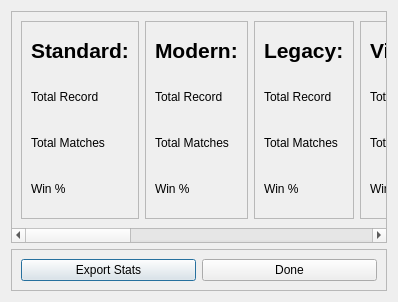
<?xml version="1.0" encoding="UTF-8"?>
<ui version="4.0">
 <class>FormatStats</class>
 <widget class="QDialog" name="FormatStats">
  <property name="geometry">
   <rect>
    <x>0</x>
    <y>0</y>
    <width>398</width>
    <height>302</height>
   </rect>
  </property>
  <property name="windowTitle">
   <string>Qute Format Stats</string>
  </property>
  <layout class="QVBoxLayout" name="verticalLayout">
   <item>
    <widget class="QScrollArea" name="scrollArea">
     <property name="widgetResizable">
      <bool>true</bool>
     </property>
     <widget class="QWidget" name="scrollAreaWidgetContents">
      <property name="geometry">
       <rect>
        <x>0</x>
        <y>0</y>
        <width>1249</width>
        <height>208</height>
       </rect>
      </property>
      <layout class="QHBoxLayout" name="horizontalLayout_5">
       <item>
        <widget class="QFrame" name="standardFrame">
         <property name="frameShape">
          <enum>QFrame::StyledPanel</enum>
         </property>
         <property name="frameShadow">
          <enum>QFrame::Raised</enum>
         </property>
         <layout class="QVBoxLayout" name="verticalLayout_7">
          <item>
           <widget class="QLabel" name="label_3">
            <property name="text">
             <string>&lt;html&gt;&lt;head/&gt;&lt;body&gt;&lt;p&gt;&lt;span style=&quot; font-size:16pt; font-weight:600;&quot;&gt;Standard:&lt;/span&gt;&lt;/p&gt;&lt;/body&gt;&lt;/html&gt;</string>
            </property>
           </widget>
          </item>
          <item>
           <widget class="QLabel" name="standardRecord">
            <property name="text">
             <string>&lt;html&gt;&lt;head/&gt;&lt;body&gt;&lt;p&gt;Total Record&lt;/p&gt;&lt;/body&gt;&lt;/html&gt;</string>
            </property>
           </widget>
          </item>
          <item>
           <widget class="QLabel" name="standardMatches">
            <property name="text">
             <string>Total Matches</string>
            </property>
           </widget>
          </item>
          <item>
           <widget class="QLabel" name="standardWinPercent">
            <property name="text">
             <string>Win %</string>
            </property>
           </widget>
          </item>
         </layout>
        </widget>
       </item>
       <item>
        <widget class="QFrame" name="modernFrame">
         <property name="frameShape">
          <enum>QFrame::StyledPanel</enum>
         </property>
         <property name="frameShadow">
          <enum>QFrame::Raised</enum>
         </property>
         <layout class="QVBoxLayout" name="verticalLayout_8">
          <item>
           <widget class="QLabel" name="label_4">
            <property name="text">
             <string>&lt;html&gt;&lt;head/&gt;&lt;body&gt;&lt;p&gt;&lt;span style=&quot; font-size:16pt; font-weight:600;&quot;&gt;Modern:&lt;/span&gt;&lt;/p&gt;&lt;/body&gt;&lt;/html&gt;</string>
            </property>
           </widget>
          </item>
          <item>
           <widget class="QLabel" name="modernRecord">
            <property name="text">
             <string>Total Record</string>
            </property>
           </widget>
          </item>
          <item>
           <widget class="QLabel" name="modernMatches">
            <property name="text">
             <string>Total Matches</string>
            </property>
           </widget>
          </item>
          <item>
           <widget class="QLabel" name="modernWinPercent">
            <property name="text">
             <string>Win %</string>
            </property>
           </widget>
          </item>
         </layout>
        </widget>
       </item>
       <item>
        <widget class="QFrame" name="legacyFrame">
         <property name="frameShape">
          <enum>QFrame::StyledPanel</enum>
         </property>
         <property name="frameShadow">
          <enum>QFrame::Raised</enum>
         </property>
         <layout class="QVBoxLayout" name="verticalLayout_9">
          <item>
           <widget class="QLabel" name="label_5">
            <property name="text">
             <string>&lt;html&gt;&lt;head/&gt;&lt;body&gt;&lt;p&gt;&lt;span style=&quot; font-size:16pt; font-weight:600;&quot;&gt;Legacy:&lt;/span&gt;&lt;/p&gt;&lt;/body&gt;&lt;/html&gt;</string>
            </property>
           </widget>
          </item>
          <item>
           <widget class="QLabel" name="legacyRecord">
            <property name="text">
             <string>Total Record</string>
            </property>
           </widget>
          </item>
          <item>
           <widget class="QLabel" name="legacyMatches">
            <property name="text">
             <string>Total Matches</string>
            </property>
           </widget>
          </item>
          <item>
           <widget class="QLabel" name="legacyWinPercent">
            <property name="text">
             <string>Win %</string>
            </property>
           </widget>
          </item>
         </layout>
        </widget>
       </item>
       <item>
        <widget class="QFrame" name="vintageFrame">
         <property name="frameShape">
          <enum>QFrame::StyledPanel</enum>
         </property>
         <property name="frameShadow">
          <enum>QFrame::Raised</enum>
         </property>
         <layout class="QVBoxLayout" name="verticalLayout_12">
          <item>
           <widget class="QLabel" name="label_23">
            <property name="text">
             <string>&lt;html&gt;&lt;head/&gt;&lt;body&gt;&lt;p&gt;&lt;span style=&quot; font-size:16pt; font-weight:600;&quot;&gt;Vintage:&lt;/span&gt;&lt;/p&gt;&lt;/body&gt;&lt;/html&gt;</string>
            </property>
           </widget>
          </item>
          <item>
           <widget class="QLabel" name="vintageRecord">
            <property name="text">
             <string>Total Record</string>
            </property>
           </widget>
          </item>
          <item>
           <widget class="QLabel" name="vintageMatches">
            <property name="text">
             <string>Total Matches</string>
            </property>
           </widget>
          </item>
          <item>
           <widget class="QLabel" name="vintageWinPercent">
            <property name="text">
             <string>Win %</string>
            </property>
           </widget>
          </item>
         </layout>
        </widget>
       </item>
       <item>
        <widget class="QFrame" name="draftFrame">
         <property name="frameShape">
          <enum>QFrame::StyledPanel</enum>
         </property>
         <property name="frameShadow">
          <enum>QFrame::Raised</enum>
         </property>
         <layout class="QVBoxLayout" name="verticalLayout_11">
          <item>
           <widget class="QLabel" name="label_7">
            <property name="text">
             <string>&lt;html&gt;&lt;head/&gt;&lt;body&gt;&lt;p&gt;&lt;span style=&quot; font-size:16pt; font-weight:600;&quot;&gt;Draft:&lt;/span&gt;&lt;/p&gt;&lt;/body&gt;&lt;/html&gt;</string>
            </property>
           </widget>
          </item>
          <item>
           <widget class="QLabel" name="draftRecord">
            <property name="text">
             <string>Total Record</string>
            </property>
           </widget>
          </item>
          <item>
           <widget class="QLabel" name="draftMatches">
            <property name="text">
             <string>Total Matches</string>
            </property>
           </widget>
          </item>
          <item>
           <widget class="QLabel" name="draftWinPercent">
            <property name="text">
             <string>Win %</string>
            </property>
           </widget>
          </item>
         </layout>
        </widget>
       </item>
       <item>
        <widget class="QFrame" name="sealedFrame">
         <property name="frameShape">
          <enum>QFrame::StyledPanel</enum>
         </property>
         <property name="frameShadow">
          <enum>QFrame::Raised</enum>
         </property>
         <layout class="QVBoxLayout" name="verticalLayout_10">
          <item>
           <widget class="QLabel" name="label_6">
            <property name="text">
             <string>&lt;html&gt;&lt;head/&gt;&lt;body&gt;&lt;p&gt;&lt;span style=&quot; font-size:16pt; font-weight:600;&quot;&gt;Sealed:&lt;/span&gt;&lt;/p&gt;&lt;/body&gt;&lt;/html&gt;</string>
            </property>
           </widget>
          </item>
          <item>
           <widget class="QLabel" name="sealedRecord">
            <property name="text">
             <string>Total Record</string>
            </property>
           </widget>
          </item>
          <item>
           <widget class="QLabel" name="sealedMatches">
            <property name="text">
             <string>Total Matches</string>
            </property>
           </widget>
          </item>
          <item>
           <widget class="QLabel" name="sealedWinPercent">
            <property name="text">
             <string>Win %</string>
            </property>
           </widget>
          </item>
         </layout>
        </widget>
       </item>
       <item>
        <widget class="QFrame" name="twoHGFrame">
         <property name="frameShape">
          <enum>QFrame::StyledPanel</enum>
         </property>
         <property name="frameShadow">
          <enum>QFrame::Raised</enum>
         </property>
         <layout class="QVBoxLayout" name="verticalLayout_13">
          <item>
           <widget class="QLabel" name="label_27">
            <property name="text">
             <string>&lt;html&gt;&lt;head/&gt;&lt;body&gt;&lt;p&gt;&lt;span style=&quot; font-size:16pt; font-weight:600;&quot;&gt;2 HG Sealed:&lt;/span&gt;&lt;/p&gt;&lt;/body&gt;&lt;/html&gt;</string>
            </property>
           </widget>
          </item>
          <item>
           <widget class="QLabel" name="twoHGRecord">
            <property name="text">
             <string>Total Record</string>
            </property>
           </widget>
          </item>
          <item>
           <widget class="QLabel" name="twoHGMatches">
            <property name="text">
             <string>Total Matches</string>
            </property>
           </widget>
          </item>
          <item>
           <widget class="QLabel" name="twoHGWinPercent">
            <property name="text">
             <string>Win %</string>
            </property>
           </widget>
          </item>
         </layout>
        </widget>
       </item>
       <item>
        <widget class="QFrame" name="casualConFrame">
         <property name="frameShape">
          <enum>QFrame::StyledPanel</enum>
         </property>
         <property name="frameShadow">
          <enum>QFrame::Raised</enum>
         </property>
         <layout class="QVBoxLayout" name="verticalLayout_14">
          <item>
           <widget class="QLabel" name="label_31">
            <property name="text">
             <string>&lt;html&gt;&lt;head/&gt;&lt;body&gt;&lt;p&gt;&lt;span style=&quot; font-size:16pt; font-weight:600;&quot;&gt;Casual - Con:&lt;/span&gt;&lt;/p&gt;&lt;/body&gt;&lt;/html&gt;</string>
            </property>
           </widget>
          </item>
          <item>
           <widget class="QLabel" name="casualConRecord">
            <property name="text">
             <string>Total Record</string>
            </property>
           </widget>
          </item>
          <item>
           <widget class="QLabel" name="casualConMatches">
            <property name="text">
             <string>Total Matches</string>
            </property>
           </widget>
          </item>
          <item>
           <widget class="QLabel" name="casualConWinPercent">
            <property name="text">
             <string>Win %</string>
            </property>
           </widget>
          </item>
         </layout>
        </widget>
       </item>
       <item>
        <widget class="QFrame" name="casualLimFrame">
         <property name="frameShape">
          <enum>QFrame::StyledPanel</enum>
         </property>
         <property name="frameShadow">
          <enum>QFrame::Raised</enum>
         </property>
         <layout class="QVBoxLayout" name="verticalLayout_16">
          <item>
           <widget class="QLabel" name="label_39">
            <property name="text">
             <string>&lt;html&gt;&lt;head/&gt;&lt;body&gt;&lt;p&gt;&lt;span style=&quot; font-size:16pt; font-weight:600;&quot;&gt;Casual - Lim:&lt;/span&gt;&lt;/p&gt;&lt;/body&gt;&lt;/html&gt;</string>
            </property>
           </widget>
          </item>
          <item>
           <widget class="QLabel" name="casualLimRecord">
            <property name="text">
             <string>Total Record</string>
            </property>
           </widget>
          </item>
          <item>
           <widget class="QLabel" name="casualLimMatches">
            <property name="text">
             <string>Total Matches</string>
            </property>
           </widget>
          </item>
          <item>
           <widget class="QLabel" name="casualLimWinPercent">
            <property name="text">
             <string>Win %</string>
            </property>
           </widget>
          </item>
         </layout>
        </widget>
       </item>
       <item>
        <widget class="QFrame" name="otherFrame">
         <property name="frameShape">
          <enum>QFrame::StyledPanel</enum>
         </property>
         <property name="frameShadow">
          <enum>QFrame::Raised</enum>
         </property>
         <layout class="QVBoxLayout" name="verticalLayout_15">
          <item>
           <widget class="QLabel" name="label_35">
            <property name="text">
             <string>&lt;html&gt;&lt;head/&gt;&lt;body&gt;&lt;p&gt;&lt;span style=&quot; font-size:16pt; font-weight:600;&quot;&gt;Other:&lt;/span&gt;&lt;/p&gt;&lt;/body&gt;&lt;/html&gt;</string>
            </property>
           </widget>
          </item>
          <item>
           <widget class="QLabel" name="otherRecord">
            <property name="text">
             <string>Total Record</string>
            </property>
           </widget>
          </item>
          <item>
           <widget class="QLabel" name="otherMatches">
            <property name="text">
             <string>Total Matches</string>
            </property>
           </widget>
          </item>
          <item>
           <widget class="QLabel" name="otherWinPercent">
            <property name="text">
             <string>Win %</string>
            </property>
           </widget>
          </item>
         </layout>
        </widget>
       </item>
      </layout>
     </widget>
    </widget>
   </item>
   <item>
    <widget class="QFrame" name="buttonFrame">
     <property name="frameShape">
      <enum>QFrame::StyledPanel</enum>
     </property>
     <property name="frameShadow">
      <enum>QFrame::Raised</enum>
     </property>
     <layout class="QHBoxLayout" name="horizontalLayout">
      <item>
       <widget class="QPushButton" name="exportStatsButton">
        <property name="text">
         <string>Export Stats</string>
        </property>
       </widget>
      </item>
      <item>
       <widget class="QPushButton" name="cancelButton">
        <property name="text">
         <string>Done</string>
        </property>
       </widget>
      </item>
     </layout>
    </widget>
   </item>
  </layout>
 </widget>
 <resources/>
 <connections/>
</ui>
